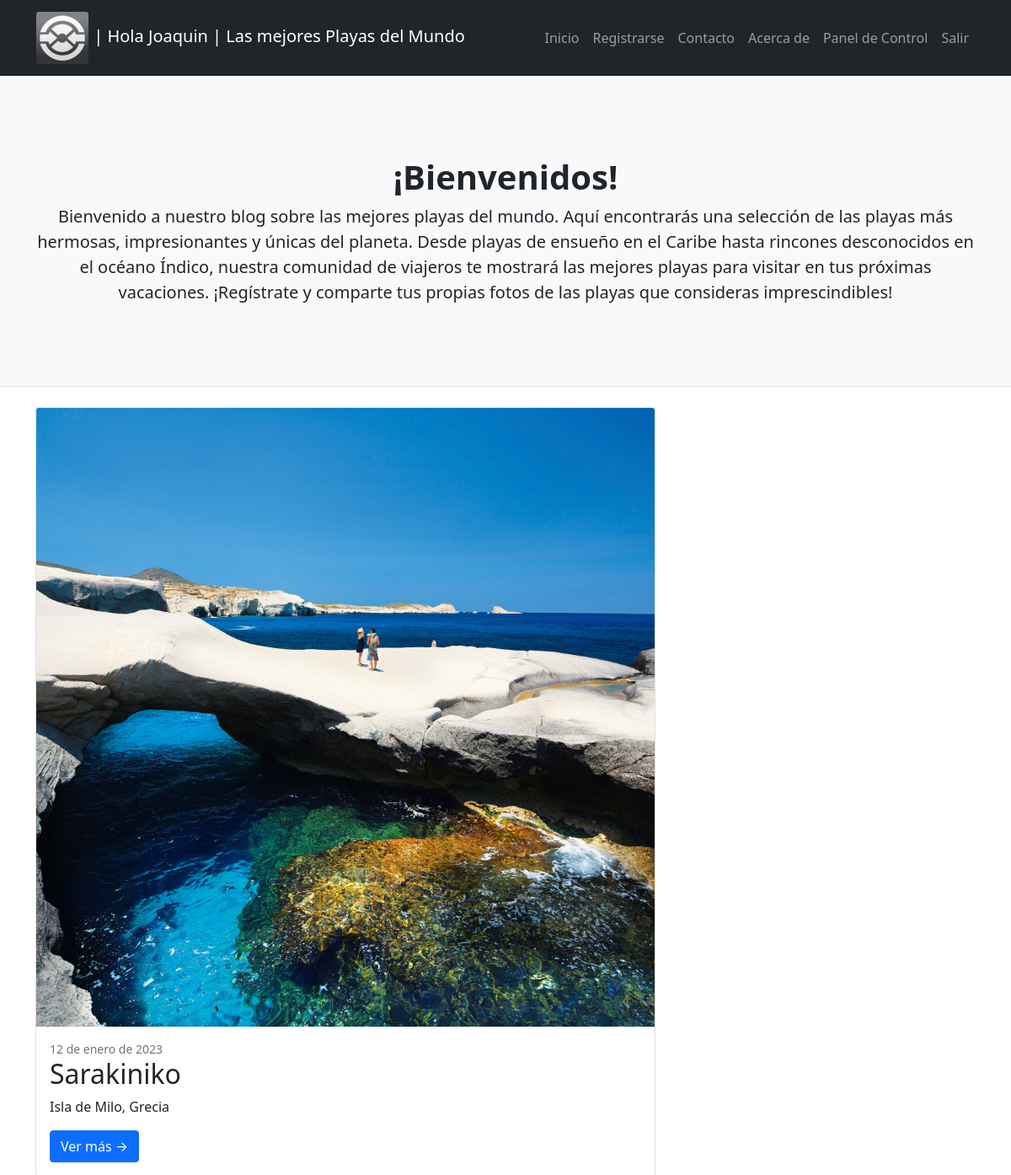
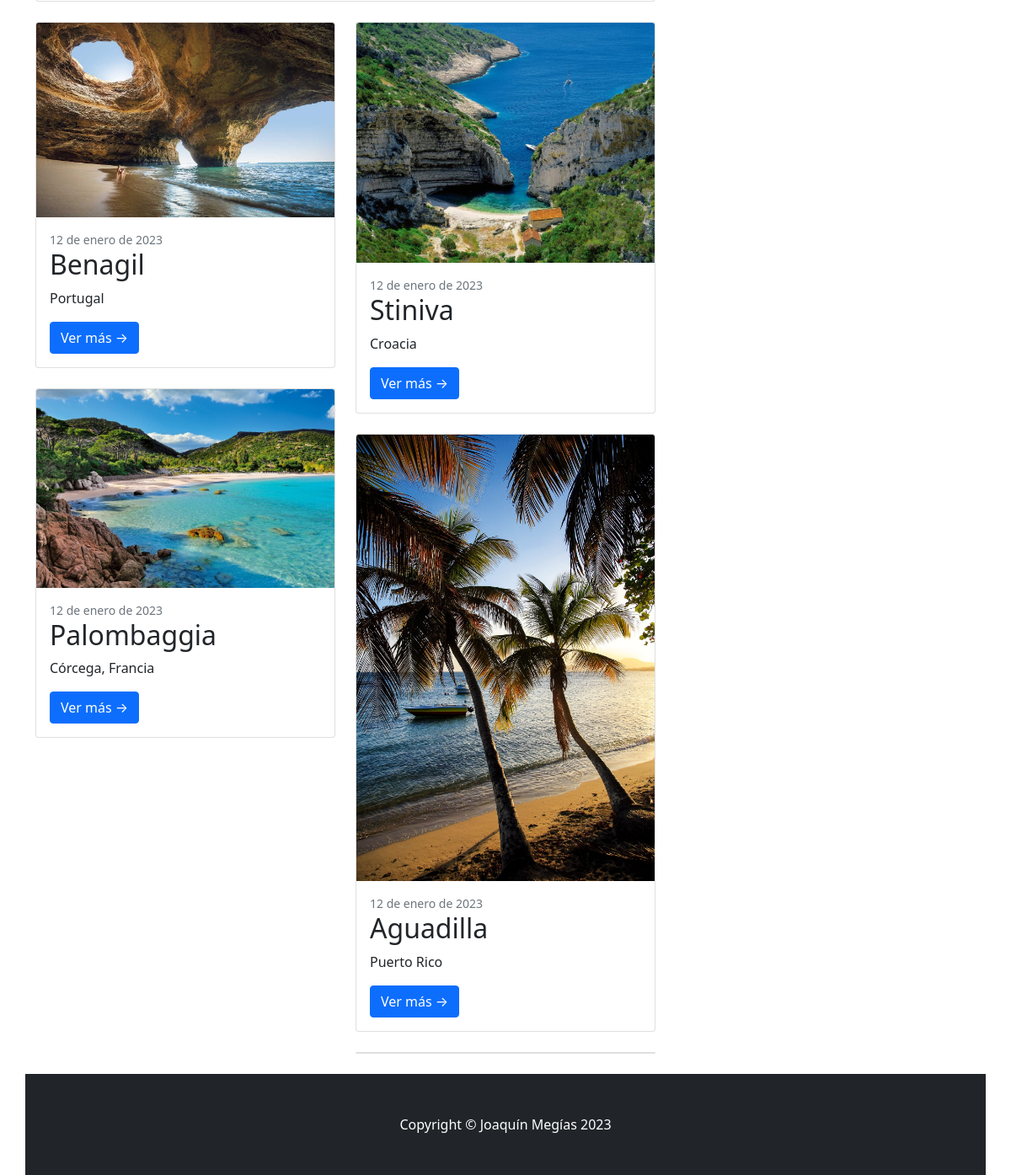
The page /final_app/ (signed in) on the database its author committed (2 pictures, top to bottom).
### final_app/models.py (models this page shows)
class Avatar(models.Model):
    user = models.OneToOneField(to=User, on_delete=models.CASCADE, related_name="avatar")
    imagen = models.ImageField(upload_to="avatares", null="True", blank=True)

class Post(models.Model):
    titulo = models.CharField(max_length=100)
    sub_titulo = models.CharField(max_length=100)
    texto = models.TextField(max_length=3000)
    publicado_el = models.DateField(auto_now_add=True)
    imagen = models.ImageField(upload_to="posteos", null="True", blank=True)

### final_app/views.py (the view)
# urls.py: path('final_app/', index, name="final_app_index"),
def index(request):
    posts = Post.objects.order_by('-publicado_el').all()
    return render(request, "final_app/index.html", {"posts": posts})

### final_app/templates/final_app/index.html (shortened to what this page needs)
{% extends 'final_app/base.html' %}
{% block contenido %}
<div class="container">
    <div class="row">
        <div class="col-lg-8">
            {% if posts %}
                <div class="card mb-4">
                    {% if posts.0 %}
                    <a href="#!"><img class="card-img-top" src="{{posts.0.imagen.url}}" alt="..." /></a>
                    <div class="card-body">
                        <div class="small text-muted">{{posts.0.publicado_el}}</div>
                        <h2 class="card-title">{{posts.0.titulo}}</h2>
                        <p class="card-text">{{posts.0.sub_titulo}}</p>
                        <a class="btn btn-primary" href="{% url 'final_app_detalle' posts.0.id %}">Ver más →</a>
                    </div>
                    {% endif %}
                </div>
                <div class="row">
                    <div class="col-lg-6">
                        <div class="card mb-4">
                            {% if posts.1 %}
                            <a href="#!"><img class="card-img-top" src="{{posts.1.imagen.url}}" alt="..." /></a>
                            <div class="card-body">
                                <div class="small text-muted">{{posts.1.publicado_el}}</div>
                                <h2 class="card-title">{{posts.1.titulo}}</h2>
                                <p class="card-text">{{posts.1.sub_titulo}}</p>
                                <a class="btn btn-primary" href="{% url 'final_app_detalle' posts.1.id %}">Ver más →</a>
                            </div>
                            {% endif %}
                        </div>
                        <div class="card mb-4">
                            {% if posts.2 %}
                            <a href="#!"><img class="card-img-top" src="{{posts.2.imagen.url}}" alt="..." /></a>
                            <div class="card-body">
                                <div class="small text-muted">{{posts.2.publicado_el}}</div>
                                <h2 class="card-title">{{posts.2.titulo}}</h2>
                                <p class="card-text">{{posts.2.sub_titulo}}</p>
                                <a class="btn btn-primary" href="{% url 'final_app_detalle' posts.2.id %}">Ver más →</a>
                            </div>
                            {% endif %}
                        </div>
                    </div>
                    <div class="col-lg-6">
                        <div class="card mb-4">
                            {% if posts.3 %}
                            <a href="#!"><img class="card-img-top" src="{{posts.3.imagen.url}}" alt="..." /></a>
                            <div class="card-body">
                                <div class="small text-muted">{{posts.3.publicado_el}}</div>
                                <h2 class="card-title">{{posts.3.titulo}}</h2>
                                <p class="card-text">{{posts.3.sub_titulo}}</p>
                                <a class="btn btn-primary" href="{% url 'final_app_detalle' posts.3.id %}">Ver más →</a>
                            </div>
                            {% endif %}
                        </div>
                        <div class="card mb-4">
                            {% if posts.4 %}
                            <a href="#!"><img class="card-img-top" src="{{posts.4.imagen.url}}" alt="..." /></a>
                            <div class="card-body">
                                <div class="small text-muted">{{posts.4.publicado_el}}</div>
                                <h2 class="card-title">{{posts.4.titulo}}</h2>
                                <p class="card-text">{{posts.4.sub_titulo}}</p>
                                <a class="btn btn-primary" href="{% url 'final_app_detalle' posts.4.id %}">Ver más →</a>
                            </div>
                            {% endif %}
                        </div>
                        <div class="card mb-4">
                        </div>
                    </div>
                </div>
            {% else %}
                <h3>¡ No hay post - Puedes subir el tuyo registrándote o iniciando sesión ! </h3>
            {% endif %}
            </div>
{% endblock %}

### final_app/templates/final_app/base.html (shortened to what this page needs)
<!DOCTYPE html>
<html lang="en">
    <head>
        {% load static %}
        <link href="{% static 'final_app/css/styles.css' %}" rel="stylesheet" />
    </head>
    <body>
        <nav class="navbar navbar-expand-lg navbar-dark bg-dark">
            <div class="container">
                <a class="navbar-brand" href="{% url 'final_app_index' %}">
                    {% if user.is_authenticated and user.avatar.imagen %}
                    <img src="{{user.avatar.imagen.url}}" height="64">
                    {% endif %}
                    | Hola {{user.first_name}} |
                    Las mejores Playas del Mundo
                </a>
                <div class="collapse navbar-collapse" id="navbarSupportedContent">
                    <ul class="navbar-nav ms-auto mb-2 mb-lg-0">
                        <li class="nav-item"><a class="nav-link" href="{% url 'final_app_index' %}">Inicio</a></li>
                        <li class="nav-item"><a class="nav-link" href="{% url 'final_app_signup' %}">Registrarse</a></li>
                        <li class="nav-item"><a class="nav-link" href="{% url 'final_app_mensajes_crear' %}">Contacto</a></li>
                        <li class="nav-item"><a class="nav-link" href="{% url 'final_app_about' %}">Acerca de</a></li>
                        {% if user.is_authenticated %}
                            <li class="nav-item"><a class="nav-link" href="{% url 'final_app_listar' %}">Panel de Control</a></li>
                            <li class="nav-item"><a class="nav-link" href="{% url 'final_app_logout' %}">Salir</a></li>
                        {% else %}
                            <li class="nav-item"><a class="nav-link" href="{% url 'final_app_login' %}">Ingresar</a></li>
                        {% endif %}
                    </ul>
                </div>
            </div>
        </nav>
        <header class="py-5 bg-light border-bottom mb-4">
            <div class="container">
                <div class="text-center my-5">
                    <h1 class="fw-bolder">¡Bienvenidos!</h1>
                    <p class="lead mb-0">Bienvenido a nuestro blog sobre las mejores playas del mundo. Aquí encontrarás una selección de las playas más hermosas, impresionantes y únicas del planeta. Desde playas de ensueño en el Caribe hasta rincones desconocidos en el océano Índico, nuestra comunidad de viajeros te mostrará las mejores playas para visitar en tus próximas vacaciones. ¡Regístrate y comparte tus propias fotos de las playas que consideras imprescindibles!</p>
                </div>
            </div>
        </header>
       {% block contenido %} {% endblock %}
        <footer class="py-5 bg-dark">
            <div class="container"><p class="m-0 text-center text-white">Copyright &copy; Joaquín Megías 2023</p></div>
        </footer>
    </body>
</html>

### rows shown on the page
Post: imagen (picture), publicado_el "12 de enero de 2023", titulo "Sarakiniko", sub_titulo "Isla de Milo, Grecia"
Post: imagen (picture), publicado_el "12 de enero de 2023", titulo "Benagil", sub_titulo "Portugal"
Post: imagen (picture), publicado_el "12 de enero de 2023", titulo "Palombaggia", sub_titulo "Córcega, Francia"
Post: imagen (picture), publicado_el "12 de enero de 2023", titulo "Stiniva", sub_titulo "Croacia"
Post: imagen (picture), publicado_el "12 de enero de 2023", titulo "Aguadilla", sub_titulo "Puerto Rico"

### other values the page prints
{{ user.first_name }} "Joaquin"
